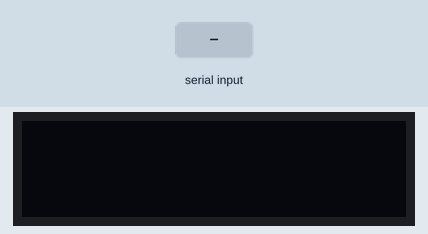
Simulated run of this sketch. Board: ESP32. Shown: 128×32 one-colour display. Inputs (shaded band) come from the test bench. What the sketch prints to the serial monitor is not drawn.

Above: at 1.2 s.
1.3 s: "1\n" received over Serial
At 2.1 s:
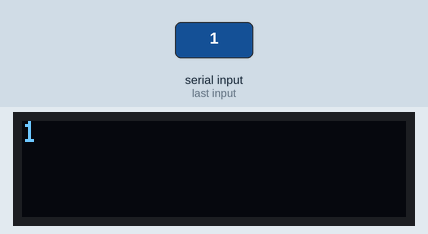
2.8 s: "0\n" received over Serial
At 3.2 s:
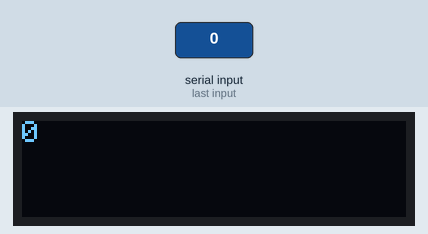
4.3 s: "2\n" received over Serial
At 5.6 s:
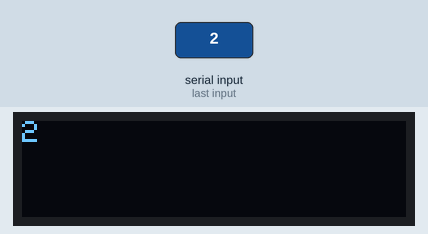
Timing chart, 0 to 7.3 s (numbered marks = the images above; inputs shaded):
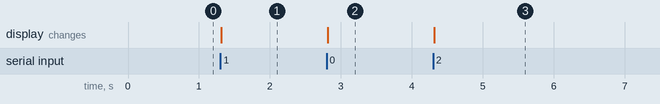

The sketch:

ESP32_OLED_Display.ino
```cpp
//ESP32                OLED
//3.3V    --------→   VCC
//GND     --------→   GND
//GPIO22  --------→   SCL
//GPIO21  --------→   SDA
#include <Wire.h>
#include <Adafruit_GFX.h>
#include <Adafruit_SSD1306.h>

#define SCREEN_WIDTH 128 // OLED顯示器寬度，單位像素
#define SCREEN_HEIGHT 32 // OLED顯示器高度，單位像素（0.96吋為32或64）
#define OLED_RESET    -1 // Reset pin
#define SCREEN_ADDRESS 0x3C // OLED的I2C地址

Adafruit_SSD1306 display(SCREEN_WIDTH, SCREEN_HEIGHT, &Wire, OLED_RESET);

String inputString = ""; // 儲存接收到的字串
boolean stringComplete = false; // 字串是否完整的標誌

void setup() {
  Serial.begin(115200);

  // 初始化OLED
  if(!display.begin(SSD1306_SWITCHCAPVCC, SCREEN_ADDRESS)) {
    Serial.println(F("SSD1306初始化失敗"));
    for(;;); // 無限循環
  }

  // 清除顯示緩衝
  display.clearDisplay();
  display.display();

  // 設置文字顯示參數
  display.setTextSize(1);
  display.setTextColor(SSD1306_WHITE);

  Serial.println("請輸入要顯示的文字：");
}

void loop() {
  // 當收到完整的字串時
  if (stringComplete) {
    // 打印接收到的字串
    Serial.println("OLED showing:"+inputString);


    // 清除顯示
    display.clearDisplay();
    display.setCursor(0,0);

    // 顯示文字
    display.println(inputString);
    display.display();

    // 清除字串並重置標誌
    inputString = "";
    stringComplete = false;

    Serial.println("請輸入要顯示的文字：");
  }

  // 檢查是否有新的串口數據
  while (Serial.available()) {
    char inChar = (char)Serial.read();

    // 如果收到換行符號，表示輸入完成
    if (inChar == '\n'|| inChar == '\r') {
      stringComplete = true;
    } else {
      inputString += inChar;
    }
  }
} 
```

Measured:
- after the input at 1.3 s, the display: changes at once (image 1)
- after the input at 2.8 s, the display: changes at once (image 2)
- after the input at 4.3 s, the display: changes at once (image 3)
